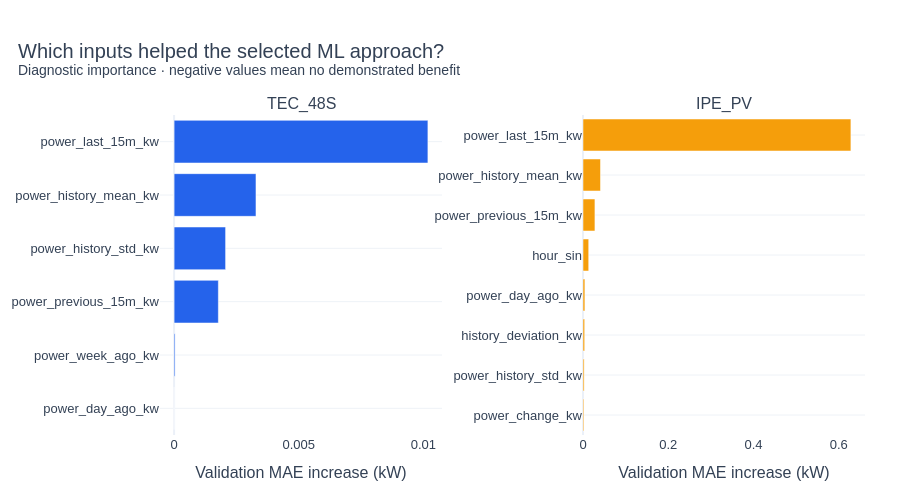

The cell this chart's notebook holds for it:
### Markdown cell above
### 🔎 8. What did the selected ML approach use?
Permutation importance measures how much validation error increases when one input is shuffled. It explains dependence, not cause. Correlated features can share or hide importance, and shuffling is only a diagnostic—not a realistic future dataset.

Use at most 1,500 evenly spaced validation rows. This is the only sampling used here; model fitting and headline metrics use every eligible row. For an ML winner, this explains its training-fitted version. If a baseline wins, this chart explains the initial tuned ML challenger rather than pretending the baseline learned feature importance.

### Code cell
fig = make_subplots(rows=1,cols=len(SYSTEMS),subplot_titles=list(SYSTEMS),horizontal_spacing=.2)
importance_rows=[]
with stage("validation feature importance",logger=log):
    for column,(system,entry) in enumerate(data.items(),1):
        evaluation=entry["splits"]["validation"]
        indices=np.unique(np.linspace(0,evaluation.height-1,min(1500,evaluation.height)).astype(int))
        sampled=evaluation[indices.tolist()]
        columns=entry["explanation_columns"]
        with threadpool_limits(limits=THREADS):
            importance=permutation_importance(entry["explanation_model"],arrays(sampled,columns),
                sampled["target_power_kw"].to_numpy(),scoring=lambda estimator, inputs, target: -mean_absolute_error(target,
                    np.maximum(estimator.predict(inputs),0) if system=="IPE_PV" else estimator.predict(inputs)),n_repeats=3,
                n_jobs=1,random_state=SEED)
        ranking=np.argsort(importance.importances_mean)[-8:]
        fig.add_bar(x=importance.importances_mean[ranking].tolist(),y=[columns[i] for i in ranking],
                    orientation="h",marker_color=BLUE if system=="TEC_48S" else ORANGE,
                    showlegend=False,row=1,col=column)
        importance_rows.extend(dict(system=system,feature=feature,mae_increase_kw=float(value))
                               for feature,value in zip(columns,importance.importances_mean))
        entry.pop("explanation_model")
        fig.update_xaxes(title="Validation MAE increase (kW)",row=1,col=column)
polish(fig,"Which inputs helped the selected ML approach?","Diagnostic importance · negative values mean no demonstrated benefit",height=500)
report("Recent power often contains useful short-term information. Weather and calendar effects need enough observed variation; limited solar seasons cannot establish annual behaviour. Importance does not prove that electricity prices cause demand.")

### Figure 1 — Plotly figure (JSON) as saved in the notebook; plotly's stock layout.template omitted (floating-point values rounded to 4 significant figures)
{"data": [{"marker": {"color": "#2563eb"}, "orientation": "h", "showlegend": false, "type": "bar", "x": [-2.331e-07, 3.824e-05, 0.001775, 0.002065, 0.003284, 0.01018], "xaxis": "x", "y": ["power_day_ago_kw", "power_week_ago_kw", "power_previous_15m_kw", "power_history_std_kw", "power_history_mean_kw", "power_last_15m_kw"], "yaxis": "y"}, {"marker": {"color": "#f59e0b"}, "orientation": "h", "showlegend": false, "type": "bar", "x": [0.001969, 0.002671, 0.003923, 0.00442, 0.01337, 0.02799, 0.04103, 0.6286], "xaxis": "x2", "y": ["power_change_kw", "power_history_std_kw", "history_deviation_kw", "power_day_ago_kw", "hour_sin", "power_previous_15m_kw", "power_history_mean_kw", "power_last_15m_kw"], "yaxis": "y2"}], "layout": {"annotations": [{"font": {"size": 16}, "showarrow": false, "text": "TEC_48S", "x": 0.2, "xanchor": "center", "xref": "paper", "y": 1, "yanchor": "bottom", "yref": "paper"}, {"font": {"size": 16}, "showarrow": false, "text": "IPE_PV", "x": 0.8, "xanchor": "center", "xref": "paper", "y": 1, "yanchor": "bottom", "yref": "paper"}], "font": {"color": "#334155", "family": "Arial", "size": 13}, "height": 500, "hovermode": "x unified", "legend": {"orientation": "h", "y": 1.02, "yanchor": "bottom"}, "margin": {"b": 65, "l": 75, "r": 35, "t": 115}, "title": {"font": {"size": 20}, "text": "Which inputs helped the selected ML approach?<br><sup>Diagnostic importance · negative values mean no demonstrated benefit</sup>", "x": 0.02}, "xaxis": {"anchor": "y", "automargin": true, "domain": [0, 0.4], "showgrid": false, "title": {"text": "Validation MAE increase (kW)"}}, "xaxis2": {"anchor": "y2", "automargin": true, "domain": [0.6, 1], "showgrid": false, "title": {"text": "Validation MAE increase (kW)"}}, "yaxis": {"anchor": "x", "automargin": true, "domain": [0, 1], "gridcolor": "#eef2f7"}, "yaxis2": {"anchor": "x2", "automargin": true, "domain": [0, 1], "gridcolor": "#eef2f7"}}}
